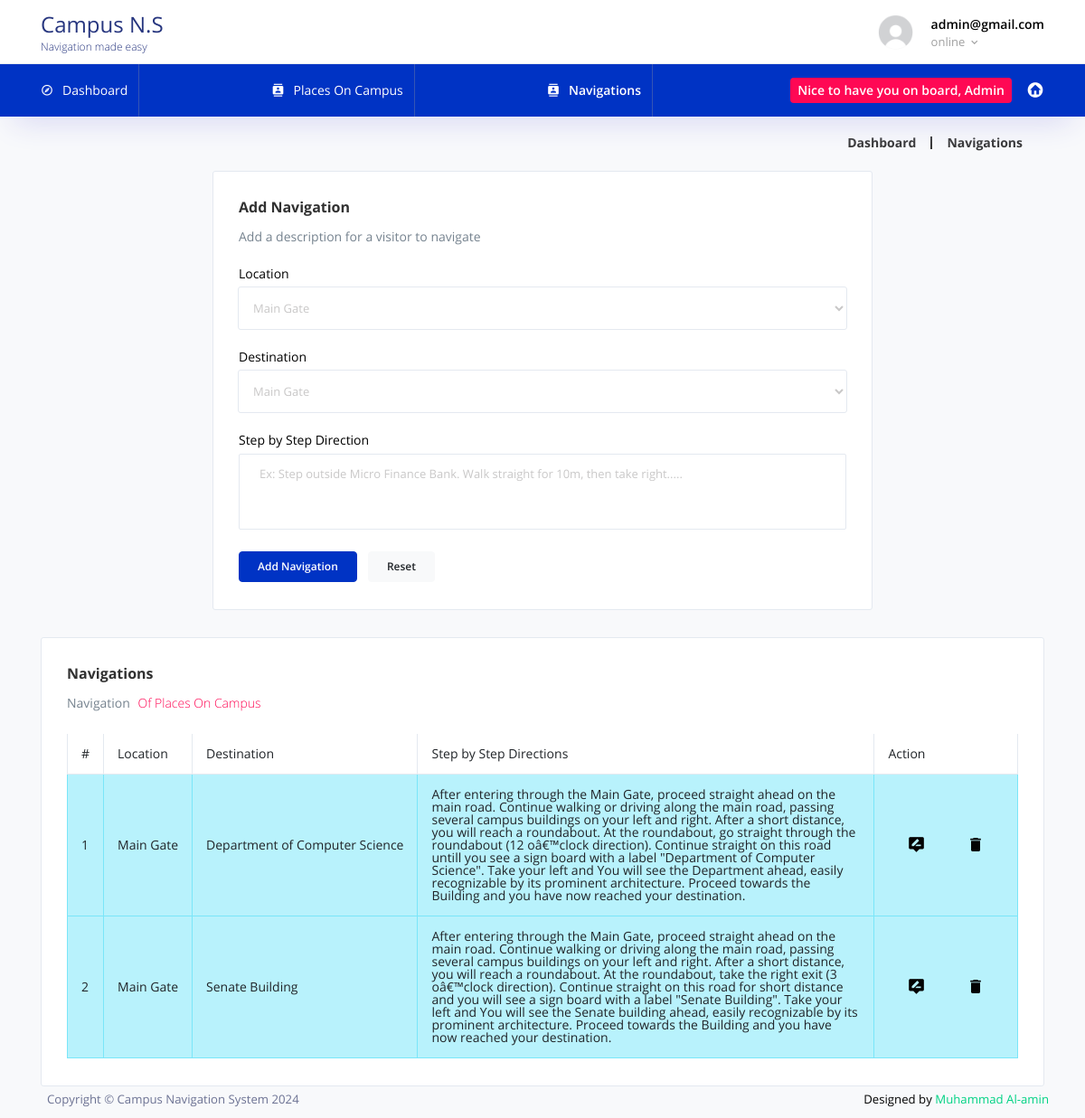
The page /Admin/navigations.php (signed in) on the database its author committed.
### tables this page shows
CREATE TABLE `navigation` (
  `navigation_id` int(255) NOT NULL,
  `location` int(255) DEFAULT NULL,
  `destination` int(255) DEFAULT NULL,
  `direction` varchar(5000) NOT NULL,
  `date_added` timestamp NOT NULL DEFAULT current_timestamp()
);

CREATE TABLE `places` (
  `place_id` int(255) NOT NULL,
  `name` varchar(255) NOT NULL,
  `image_name` varchar(255) NOT NULL,
  `description` varchar(6000) NOT NULL,
  `date_added` timestamp NOT NULL DEFAULT current_timestamp()
);

### includes/classes.php (called while the page is built, shortened)
<?php
class admin
{
    public $connect;
    public function __construct($connect)
    {
        $this->connect = $connect;
    }
    public function fetchUserDetails($session)
    {
        $sql = $this->connect->query("SELECT * FROM `admin` WHERE admin_id = $session");
        $result = $sql->fetch_assoc();
        $this->user_email = $result["email"];
    }
    public function fetchPlacesFrmDB()
    {
        $sql = $this->connect->query("SELECT * FROM `places`");
        return $sql;
    }
    public function fetchNavigationsFrmDB()
    {
        $sql = $this->connect->query("SELECT * FROM navigation INNER JOIN `places` AS places1 ON navigation.location = `places1`.place_id INNER JOIN `places` AS places2 ON navigation.destination = `places2`.place_id");
        return $sql;
    }
}

### Admin/navigations.php (the view, shortened to what this page needs)
<?php
include_once "../includes/connect.php";
include_once "../includes/classes.php";
$object = new navigations($connect);
if ($object->validateAuthorization()) {
    $object->fetchUserDetails($_SESSION["admin_id"]);
}
?>
<!DOCTYPE html>
<html lang="en">
<head>
    <link rel="stylesheet" href="../assets/vendors/mdi/css/materialdesignicons.min.css">
    <link rel="stylesheet" href="../assets/vendors/flag-icon-css/css/flag-icon.min.css">
    <link rel="stylesheet" href="../assets/vendors/css/vendor.bundle.base.css">
    <link rel="stylesheet" href="../assets/vendors/jquery-bar-rating/css-stars.css" />
    <link rel="stylesheet" href="../assets/vendors/font-awesome/css/font-awesome.min.css" />
    <link rel="stylesheet" href="../assets/css/demo_2/style.css" />
</head>
<body>
    <div class="container-scroller">
        <div class="horizontal-menu">
            <nav class="navbar top-navbar col-lg-12 col-12 p-0">
                <div class="container">
                    <div class="text-center navbar-brand-wrapper d-flex align-items-center justify-content-center">
                        <a class="navbar-brand brand-logo" href="./dashboard.php">
                            <h>Campus N.S</h>
                            <span class="font-12 d-block font-weight-light">Navigation made easy </span>
                        </a>
                    </div>
                    <div class="navbar-menu-wrapper d-flex align-items-center justify-content-end">
                        <ul class="navbar-nav navbar-nav-right">
                            <li class="nav-item nav-profile dropdown">
                                <a class="nav-link" id="profileDropdown" href="#" data-toggle="dropdown" aria-expanded="false">
                                    <div class="nav-profile-img">
                                        <img src="../assets/images/faces/face1.jpg" alt="image" />
                                    </div>
                                    <div class="nav-profile-text">
                                        <p class="text-black font-weight-semibold m-0"> <?php echo $object->user_email; ?> </p>
                                        <span class="font-13 online-color">online <i class="mdi mdi-chevron-down"></i></span>
                                    </div>
                                </a>
                            </li>
                        </ul>
                    </div>
                </div>
            </nav>
            <nav class="bottom-navbar">
                <div class="container">
                    <ul class="nav page-navigation">
                        <li class="nav-item">
                            <a class="nav-link" href="./dashboard.php">
                                <i class="mdi mdi-compass-outline menu-icon"></i>
                                <span class="menu-title">Dashboard</span>
                            </a>
                        </li>
                        <li class="nav-item">
                            <a class="nav-link" href="places-on-campus.php">
                                <i class="mdi mdi-contacts menu-icon"></i>
                                <span class="menu-title">Places On Campus</span>
                            </a>
                        </li>
                        <li class="nav-item">
                            <a class="nav-link" href="navigations.php">
                                <i class="mdi mdi-contacts menu-icon"></i>
                                <span class="menu-title">Navigations</span>
                            </a>
                        </li>
                        <li class="nav-item">
                            <div class="nav-link d-flex">
                                <button class="btn btn-sm bg-danger text-white mr-3"> Nice to have you on board, Admin </button>
                                <a class="text-white" href="./dashboard.php"><i class="mdi mdi-home-circle"></i></a>
                            </div>
                        </li>
                    </ul>
                </div>
            </nav>
        </div>
        <div class="container-fluid page-body-wrapper">
            <div class="main-panel">
                <div class="content-wrapper pb-0">
                    <div class="page-header flex-wrap">
                        <div class="header-right d-flex flex-wrap mt-md-2 mt-lg-0">
                            <div class="d-flex align-items-center">
                                <a href="#">
                                    <p class="m-0 pr-3">Dashboard</p>
                                </a>
                                <a class="pl-3 mr-4" href="#">
                                    <p class="m-0">Navigations</p>
                                </a>
                            </div>
                        </div>
                    </div>
                    <div class="row justify-content-center">
                        <div class="col-md-8 grid-margin stretch-card">
                            <div class="card position-relative">
                                <div class="card-body">
                                    <h4 class="card-title">Add navigation</h4>
                                    <p class="card-description">Add a description for a visitor to navigate</p>
                                    <form class="forms-sample" action="<?php echo htmlspecialchars($_SERVER["PHP_SELF"]); ?>" method="post">
                                        <div class="form-group">
                                            <label for="exampleInputUsername1">Location</label>
                                            <select class="form-control" name="location" required>
                                                <?php
                                                $sql = $object->fetchPlacesFrmDB();
                                                while ($row = $sql->fetch_assoc()) {
                                                ?>
                                                    <option value="<?php echo $row["place_id"]; ?>"><?php echo $row["name"]; ?></option>
                                                <?php } ?>
                                            </select>
                                        </div>
                                        <div class="form-group">
                                            <label for="exampleInputUsername1">Destination</label>
                                            <select class="form-control" name="destination" required>
                                                <?php
                                                $sql = $object->fetchPlacesFrmDB();
                                                while ($row = $sql->fetch_assoc()) {
                                                ?>
                                                    <option value="<?php echo $row["place_id"]; ?>"><?php echo $row["name"]; ?></option>
                                                <?php } ?>
                                            </select>
                                        </div>
                                        <div class="form-group">
                                            <label for="exampleTextarea1">Step by Step Direction</label>
                                            <textarea class="form-control" id="exampleTextarea1" name="direction" rows="4" placeholder="Ex: Step outside Micro Finance Bank. Walk straight for 10m, then take right....."></textarea>
                                        </div>
                                        <button type="submit" name="add-navigation" class="btn btn-primary mr-2"> Add Navigation </button>
                                        <button type="reset" class="btn btn-light">Reset</button>
                                    </form>
                                </div>
                            </div>
                        </div>
                    </div>
                    <div class="row">
                        <div class="col-lg-12 stretch-card">
                            <div class="card">
                                <div class="card-body">
                                    <h4 class="card-title">Navigations</h4>
                                    <p class="card-description"> Navigation <code>Of Places On Campus</code>
                                    </p>
                                    <div class="table-responsive">
                                        <table class="table table-bordered">
                                            <thead>
                                                <tr>
                                                    <th>#</th>
                                                    <th>Location</th>
                                                    <th>Destination</th>
                                                    <th>Step by Step Directions</th>
                                                    <th>Action</th>
                                                </tr>
                                            </thead>
                                            <tbody>
                                                <?php
                                                $sql = $object->fetchNavigationsFrmDB();
                                                $row_number = 1;
                                                while ($row = $sql->fetch_array()) {
                                                ?>
                                                    <tr class="table-info">
                                                        <td><?php echo $row_number; ?></td>
                                                        <td><?php echo $row["6"]; ?></td>
                                                        <td><?php echo $row["name"]; ?></td>
                                                        <td class="text-wrap">
                                                            <?php echo $row["direction"]; ?>
                                                        </td>
                                                        <td>
                                                            <button class="btn" title="Edit" data-toggle="modal" data-target="#edit-place-<?php echo $row["navigation_id"]; ?>">
                                                                <i class="mdi mdi-tooltip-edit"></i>
                                                            </button>
                                                            <button class="btn" id="js-delete-navigation" title="Delete" data-navigation-id="<?php echo $row['navigation_id']; ?>" data-toggle="modal" data-target="#delete-place">
                                                                <i class="mdi mdi-delete"></i>
                                                            </button>
                                                        </td>
                                                    </tr>
                                                    <?php $row_number++; ?>
                                                                                <?php
                                                                                $sql_query = $object->fetchPlacesFrmDB();
                                                                                ?>
                                                <?php } ?>
                                            </tbody>
                                        </table>
                                    </div>
                                </div>
                            </div>
                        </div>
                    </div>
                </div>
                <footer class="footer">
                    <div class="container">
                        <div class="d-sm-flex justify-content-center justify-content-sm-between">
                            <span class="text-muted d-block text-center text-sm-left d-sm-inline-block">Copyright © Campus Navigation System 2024</span>
                            <span class="float-none float-sm-right d-block mt-1 mt-sm-0 text-center"> Designed by <a href="#" target="_blank">Muhammad Al-amin</a></span>
                        </div>
                    </div>
                </footer>
            </div>
        </div>
    </div>
</body>
</html>

### rows shown on the page
navigation: location.name "Main Gate", destination.name "Department of Computer Science", direction "After entering through the Main Gate, proceed straight ahead on the main road. Continue walking or driving along the main road, passing several campus buildings on your left and right. After a short distance, you will reach a roundabout. At the roundabout, go straight through the roundabout (12 oâ€™clock direction). Continue straight on this road untill you see a sign board with a label \"Department of Computer Science\". Take your left and You will see the Department ahead, easily recognizable by its prominent architecture. Proceed towards the Building and you have now reached your destination."
navigation: location.name "Main Gate", destination.name "Senate Building", direction "After entering through the Main Gate, proceed straight ahead on the main road. Continue walking or driving along the main road, passing several campus buildings on your left and right. After a short distance, you will reach a roundabout. At the roundabout, take the right exit (3 oâ€™clock direction). Continue straight on this road for short distance and you will see a sign board with a label \"Senate Building\". Take your left and You will see the Senate building ahead, easily recognizable by its prominent architecture. Proceed towards the Building and you have now reached your destination."

### other values the page prints
$object->user_email "admin@gmail.com"
form field location "Main Gate"
form field destination "Main Gate"
